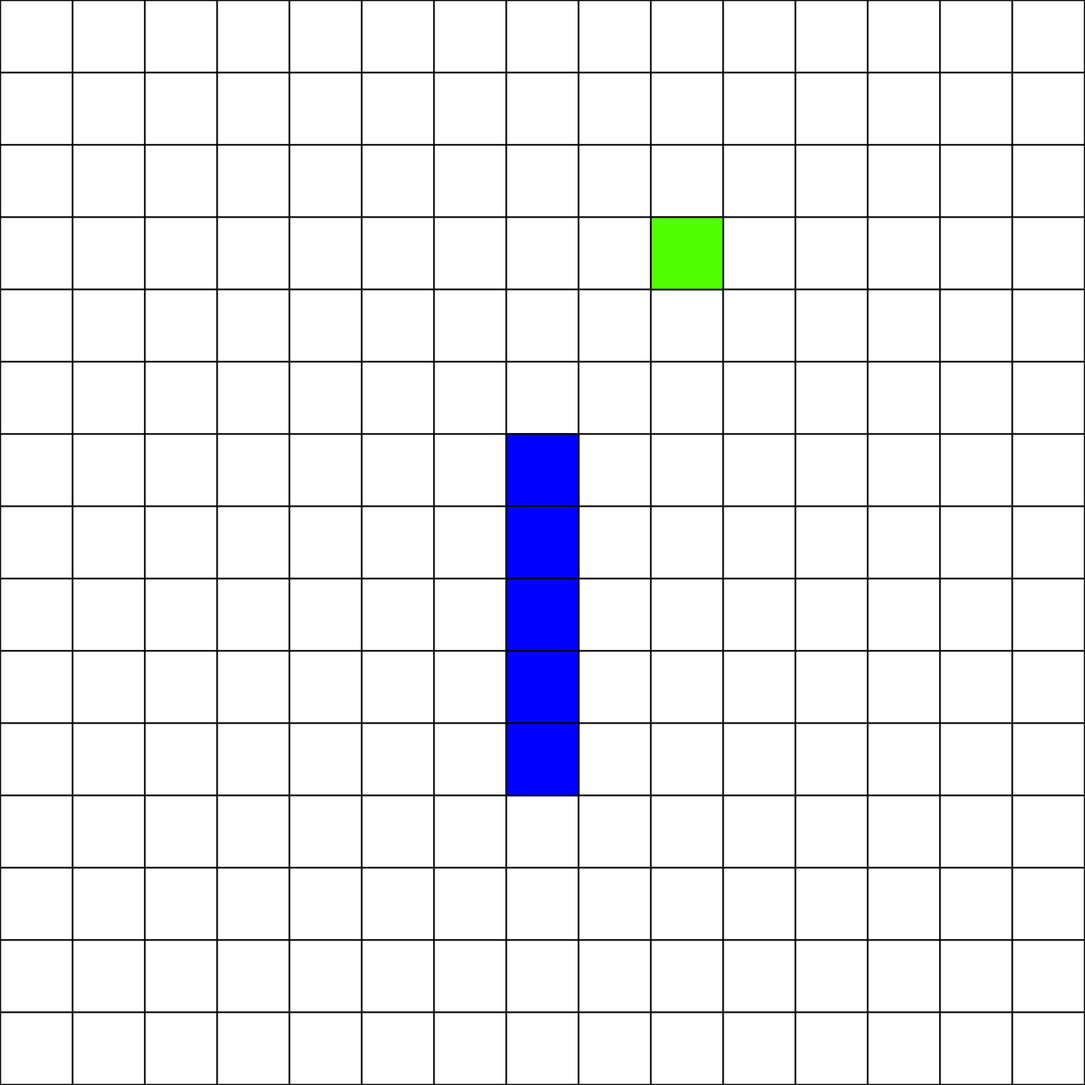
Frame 1 (no input)
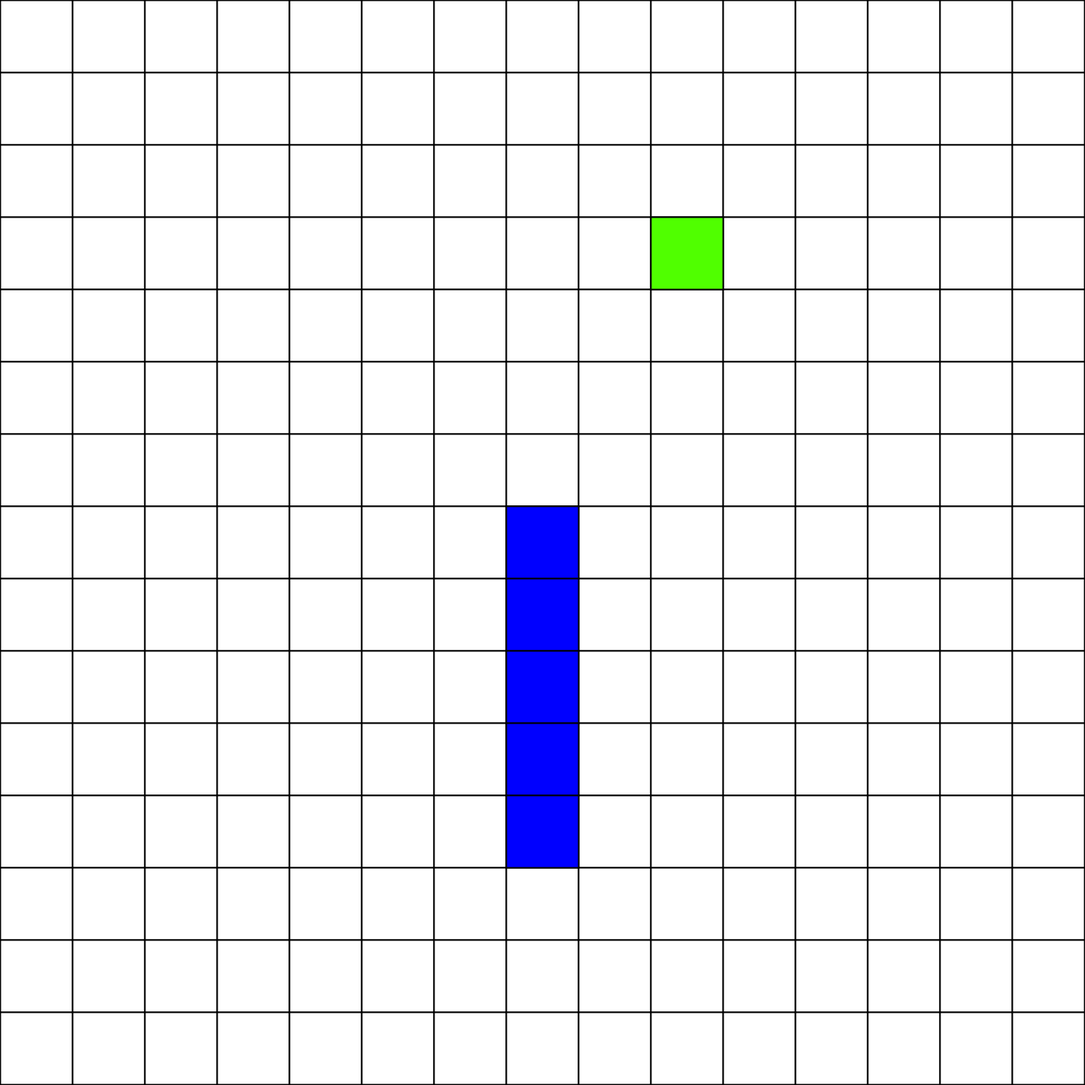
Frame 60 (the mouse pressed at the canvas centre just before this capture)
Frame 120 (the mouse held since frame 60 and released just before this capture): identical to frame 60, image omitted

The Processing sketch that drew these frames (run headless with seeded random() and noise(); from frame 60 on, the mouse is pressed at the canvas centre):

// Processing sketch: snake_processing
// ── snake_processing.pde
int tiles;
int w;

PVector[] tail = new PVector[5];
PVector u, d, l, r;
PVector dir;
PVector fruit;

void reset() {
  keyCode = 0;

  tail[0] = new PVector(7, 7);


  for (int i = 1; i < 5; i++) {
    tail[i] = new PVector(tail[0].x, tail[0].y + 1 * i);
  }

  dir = u;
  fruit = new PVector(floor(random(tiles)), floor(random(tiles)));
}

void keyPressed() {
  if (keyPressed) {
    if (keyCode == LEFT) {
      dir = l;
      keyCode = 0;
    } else if (keyCode == RIGHT) {
      dir = r;
      keyCode = 0;
    } else if (keyCode == UP) {
      dir = u;
      keyCode = 0;
    } else if (keyCode == DOWN) {
      dir = d;
      keyCode = 0;
    }
  }
}

void setup() {
  frameRate(5);
  tiles = 15;
  w = 100;
  //int x = tiles * w + 1;
  //print(x);
  size(1501, 1501);

  u = new PVector(0, -1);
  d = new PVector(0, 1);
  l = new PVector(-1, 0);
  r = new PVector(1, 0);

  reset();
}

void draw() {
  background(255);

  fill(255);
  strokeWeight(2);
  for (int i = 0; i < tiles; i++) {
    for (int j = 0; j < tiles; j++) {
      rect(i * w, j * w, w, w);
    }
  }

  keyPressed();
  expand(tail, 1);
  //tail[tail.length - 1] = tail[0].copy().add(dir);
  //print(tail,"xxx");
   tail = (PVector[])splice(tail, tail[0].copy().add(dir),0);
   
  //console.log(pos.y)

  if (!(tail[0].x == fruit.x && tail[0].y == fruit.y)) {
    tail = (PVector[])shorten(tail);
  } else {
    fruit = new PVector(floor(random(tiles)), floor(random(tiles)));
  }
  for (int i = 1; i < tail.length; i++) {
    if (tail[0].x == tail[i].x && tail[0].y == tail[i].y) {
      print("dead");
      reset();
    }
  }

  if (tail[0].x < 0) {
    tail[0].x = tiles - 1;
  } else if (tail[0].y < 0) {
    tail[0].y = tiles - 1;
  } else if (tail[0].x > tiles - 1) {
    tail[0].x = 0;
  } else if (tail[0].y > tiles - 1) {
    tail[0].y = 0;
  }

  fill(80, 255, 0);
  rect(fruit.x * w, fruit.y * w, w, w);
  //console.log(pos.y)
  fill(0, 0, 255);
  for (int i = 0; i < tail.length; i++) {
    rect(tail[i].x * w, tail[i].y * w, w, w);
  }
}
